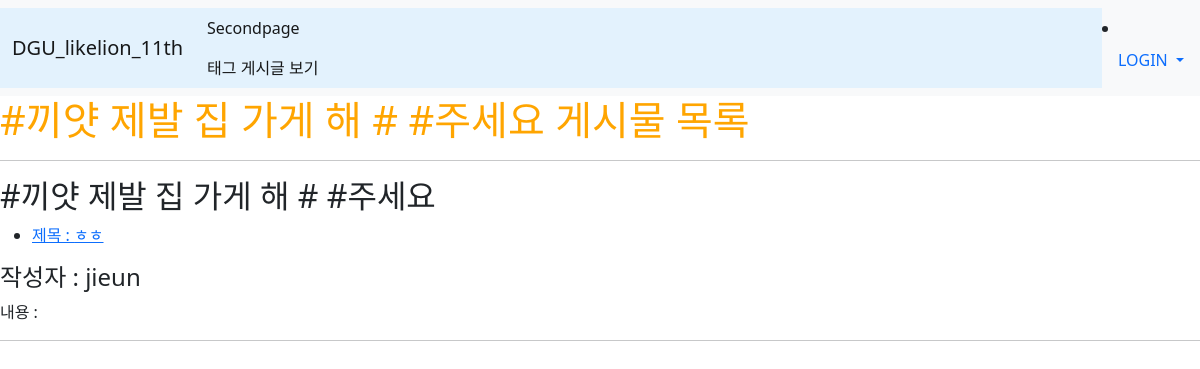
The page /tag/1 on the database its author committed.
### main/models.py (models this page shows, shortened)
class Tag(models.Model):
    name=models.CharField(max_length=30, null=False, blank=False)
    def __str__(self):
        return self.name

class Blog(models.Model):
    title = models.CharField(max_length=200)
    writer = models.ForeignKey(User, null=False, blank=False, on_delete=models.CASCADE)
    pub_date = models.DateTimeField()
    body = models.TextField()
    image = models.ImageField(upload_to="blog/", blank=True, null=True)
    tags = models.ManyToManyField(Tag, related_name='blogs', blank=True)

### main/views.py (the view)
# urls.py: path('tag/<int:tag_id>', tag_blogs, name="tag_blogs"),
def tag_blogs(request, tag_id):
    tag = get_object_or_404(Tag, id=tag_id)
    blogs = Blog.objects.filter(tags=tag)
    comments = Comment.objects.filter(content__contains=f'#{tag.name}')
    return render(request, 'main/tag_blogs.html', {
        'tag':tag,
        'blogs':blogs,
        'comments':comments,
        })

### main/templates/main/tag_blogs.html (shortened to what this page needs)
{% extends 'base.html' %}
{% block content %}
<div class="blog_container">
    <h1>#{{tag}} 게시물 목록</h1>
    <hr>
    {% for b in blogs %}
    <div class="blog">
        <h2 class="title">#{{ tag.name }}</h2>
        <ul>
            {% for b in tag.blogs.all %}
            <li><a href="{% url 'main:detail' b.id %}">제목 : {{ b.title }}</a></li>
            {% endfor %}
        </ul>
        <h4>작성자 : {{b.writer }}</h4>
        <p>내용 : {{ b.content }}</p>
    </div>
    <hr>
    {% endfor %}
</div>
{% endblock %}

### likelion_11th_session/static/css/project.css (style rules this page uses)
h1 { color : orange; }

### rows shown on the page
Tag: name "끼얏 제발 집 가게 해 # #주세요"
Blog: title "ㅎㅎ", writer "jieun"
